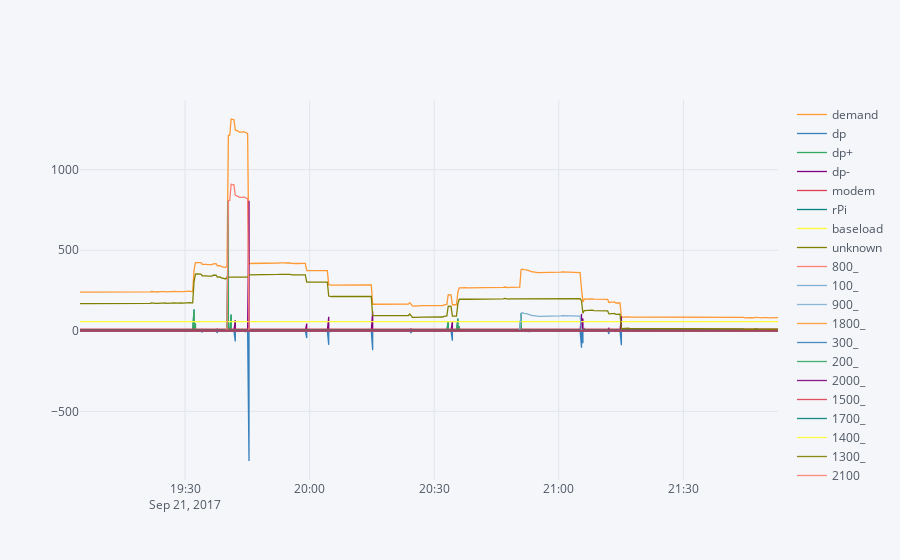

Notebook code for this chart:
### Code cell
start = 0
points = 1000
try:
    start = plots * points
except:
    plots = 0
# plots = 0

    
res = df.set_index('datetime')
res[start:start+points].iplot(kind='line')

plots = plots +1
# df[].iplot()

### Figure 1 — Plotly figure (JSON) as saved in the notebook; plotly's stock layout.template omitted (floating-point values rounded to 4 significant figures; data arrays with more than 128 entries replaced by an {"elided": "..."} marker saying what was removed)
{"data": [{"line": {"color": "rgba(255, 153, 51, 1.0)", "dash": "solid", "width": 1.3}, "mode": "lines", "name": "demand", "text": "", "type": "scatter", "x": {"elided": "1000 str values"}, "y": {"elided": "1000 int values"}}, {"line": {"color": "rgba(55, 128, 191, 1.0)", "dash": "solid", "width": 1.3}, "mode": "lines", "name": "dp", "text": "", "type": "scatter", "x": {"elided": "1000 str values"}, "y": {"elided": "1000 mixed values"}}, {"line": {"color": "rgba(50, 171, 96, 1.0)", "dash": "solid", "width": 1.3}, "mode": "lines", "name": "dp+", "text": "", "type": "scatter", "x": {"elided": "1000 str values"}, "y": {"elided": "1000 int values"}}, {"line": {"color": "rgba(128, 0, 128, 1.0)", "dash": "solid", "width": 1.3}, "mode": "lines", "name": "dp-", "text": "", "type": "scatter", "x": {"elided": "1000 str values"}, "y": {"elided": "1000 int values"}}, {"line": {"color": "rgba(219, 64, 82, 1.0)", "dash": "solid", "width": 1.3}, "mode": "lines", "name": "modem", "text": "", "type": "scatter", "x": {"elided": "1000 str values"}, "y": {"elided": "1000 int values"}}, {"line": {"color": "rgba(0, 128, 128, 1.0)", "dash": "solid", "width": 1.3}, "mode": "lines", "name": "rPi", "text": "", "type": "scatter", "x": {"elided": "1000 str values"}, "y": {"elided": "1000 int values"}}, {"line": {"color": "rgba(255, 255, 51, 1.0)", "dash": "solid", "width": 1.3}, "mode": "lines", "name": "baseload", "text": "", "type": "scatter", "x": {"elided": "1000 str values"}, "y": {"elided": "1000 int values"}}, {"line": {"color": "rgba(128, 128, 0, 1.0)", "dash": "solid", "width": 1.3}, "mode": "lines", "name": "unknown", "text": "", "type": "scatter", "x": {"elided": "1000 str values"}, "y": {"elided": "1000 int values"}}, {"line": {"color": "rgba(251, 128, 114, 1.0)", "dash": "solid", "width": 1.3}, "mode": "lines", "name": "800_", "text": "", "type": "scatter", "x": {"elided": "1000 str values"}, "y": {"elided": "1000 int values"}}, {"line": {"color": "rgba(128, 177, 211, 1.0)", "dash": "solid", "width": 1.3}, "mode": "lines", "name": "100_", "text": "", "type": "scatter", "x": {"elided": "1000 str values"}, "y": {"elided": "1000 int values"}}, {"line": {"color": "rgba(128, 177, 211, 0.89999999999999991)", "dash": "solid", "width": 1.3}, "mode": "lines", "name": "900_", "text": "", "type": "scatter", "x": {"elided": "1000 str values"}, "y": {"elided": "1000 int values"}}, {"line": {"color": "rgba(255, 153, 51, 0.89999999999999991)", "dash": "solid", "width": 1.3}, "mode": "lines", "name": "1800_", "text": "", "type": "scatter", "x": {"elided": "1000 str values"}, "y": {"elided": "1000 int values"}}, {"line": {"color": "rgba(55, 128, 191, 0.89999999999999991)", "dash": "solid", "width": 1.3}, "mode": "lines", "name": "300_", "text": "", "type": "scatter", "x": {"elided": "1000 str values"}, "y": {"elided": "1000 int values"}}, {"line": {"color": "rgba(50, 171, 96, 0.89999999999999991)", "dash": "solid", "width": 1.3}, "mode": "lines", "name": "200_", "text": "", "type": "scatter", "x": {"elided": "1000 str values"}, "y": {"elided": "1000 int values"}}, {"line": {"color": "rgba(128, 0, 128, 0.89999999999999991)", "dash": "solid", "width": 1.3}, "mode": "lines", "name": "2000_", "text": "", "type": "scatter", "x": {"elided": "1000 str values"}, "y": {"elided": "1000 int values"}}, {"line": {"color": "rgba(219, 64, 82, 0.89999999999999991)", "dash": "solid", "width": 1.3}, "mode": "lines", "name": "1500_", "text": "", "type": "scatter", "x": {"elided": "1000 str values"}, "y": {"elided": "1000 int values"}}, {"line": {"color": "rgba(0, 128, 128, 0.89999999999999991)", "dash": "solid", "width": 1.3}, "mode": "lines", "name": "1700_", "text": "", "type": "scatter", "x": {"elided": "1000 str values"}, "y": {"elided": "1000 int values"}}, {"line": {"color": "rgba(255, 255, 51, 0.89999999999999991)", "dash": "solid", "width": 1.3}, "mode": "lines", "name": "1400_", "text": "", "type": "scatter", "x": {"elided": "1000 str values"}, "y": {"elided": "1000 int values"}}, {"line": {"color": "rgba(128, 128, 0, 0.89999999999999991)", "dash": "solid", "width": 1.3}, "mode": "lines", "name": "1300_", "text": "", "type": "scatter", "x": {"elided": "1000 str values"}, "y": {"elided": "1000 int values"}}, {"line": {"color": "rgba(251, 128, 114, 0.89999999999999991)", "dash": "solid", "width": 1.3}, "mode": "lines", "name": "2100_", "text": "", "type": "scatter", "x": {"elided": "1000 str values"}, "y": {"elided": "1000 int values"}}, {"line": {"color": "rgba(251, 128, 114, 0.79999999999999982)", "dash": "solid", "width": 1.3}, "mode": "lines", "name": "400_", "text": "", "type": "scatter", "x": {"elided": "1000 str values"}, "y": {"elided": "1000 int values"}}, {"line": {"color": "rgba(128, 177, 211, 0.79999999999999982)", "dash": "solid", "width": 1.3}, "mode": "lines", "name": "2700_", "text": "", "type": "scatter", "x": {"elided": "1000 str values"}, "y": {"elided": "1000 int values"}}, {"line": {"color": "rgba(255, 153, 51, 0.79999999999999982)", "dash": "solid", "width": 1.3}, "mode": "lines", "name": "2600_", "text": "", "type": "scatter", "x": {"elided": "1000 str values"}, "y": {"elided": "1000 int values"}}, {"line": {"color": "rgba(55, 128, 191, 0.79999999999999982)", "dash": "solid", "width": 1.3}, "mode": "lines", "name": "1600_", "text": "", "type": "scatter", "x": {"elided": "1000 str values"}, "y": {"elided": "1000 int values"}}, {"line": {"color": "rgba(50, 171, 96, 0.79999999999999982)", "dash": "solid", "width": 1.3}, "mode": "lines", "name": "500_", "text": "", "type": "scatter", "x": {"elided": "1000 str values"}, "y": {"elided": "1000 int values"}}, {"line": {"color": "rgba(128, 0, 128, 0.79999999999999982)", "dash": "solid", "width": 1.3}, "mode": "lines", "name": "2800_", "text": "", "type": "scatter", "x": {"elided": "1000 str values"}, "y": {"elided": "1000 int values"}}, {"line": {"color": "rgba(219, 64, 82, 0.79999999999999982)", "dash": "solid", "width": 1.3}, "mode": "lines", "name": "1900_", "text": "", "type": "scatter", "x": {"elided": "1000 str values"}, "y": {"elided": "1000 int values"}}], "layout": {"legend": {"bgcolor": "#F5F6F9", "font": {"color": "#4D5663"}}, "paper_bgcolor": "#F5F6F9", "plot_bgcolor": "#F5F6F9", "titlefont": {"color": "#4D5663"}, "xaxis1": {"gridcolor": "#E1E5ED", "showgrid": true, "tickfont": {"color": "#4D5663"}, "title": "", "titlefont": {"color": "#4D5663"}, "zerolinecolor": "#E1E5ED"}, "yaxis1": {"gridcolor": "#E1E5ED", "showgrid": true, "tickfont": {"color": "#4D5663"}, "title": "", "titlefont": {"color": "#4D5663"}, "zerolinecolor": "#E1E5ED"}}}
